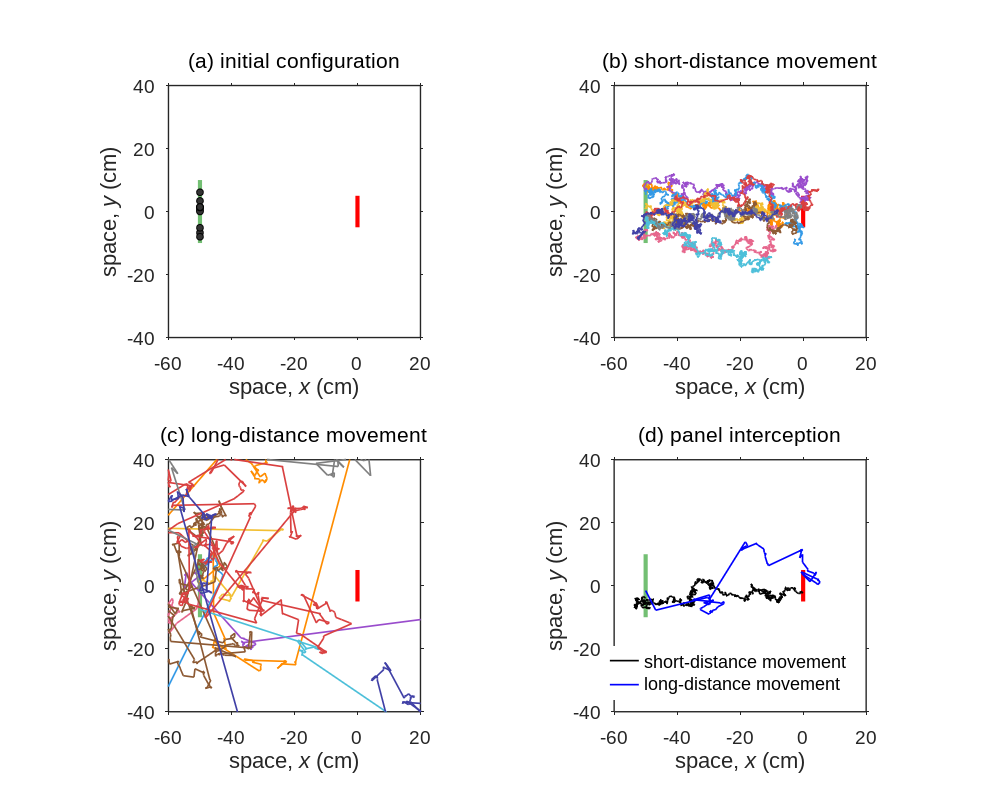

Here is the MATLAB script that generated this plot: (Note: this script raises an error after producing the figure.)
function figure_7()
% An x-y projection of the three-dimensional trajectories in
% Figure 6. Separate runs reproduce the same draws with the same seed
% and parameters. In panel (c), long steps may leave and re-enter the
% displayed region. The plotted window does not constrain movement.
%
% The Chi(3) scale is calibrated from nominal flight speed.
% The folded-Cauchy model has no finite mean step length. Until the first
% crossing of the panel plane, headings are biased toward an individually
% assigned target on the square panel. Later ordinary headings are isotropic.
% Capture simulations test the whole segment for panel contact before
% checking endpoint escape. After failed adhesion, the trajectory resumes
% from the contact point with a small offset and an outward heading.
% In the free-flight panels, crossing the plane switches off target
% attraction and the trajectory continues without a contact response.

clear; clc; close all;
rng(1);

save_figure = true;

N = 10;

%% ==========================================================
% ECOLOGICAL PARAMETERS
% ===========================================================

dt = 0.02;                 % time step (s)

meanSpeed = 25;            % mean flight speed (cm/s)

meanStep = ...
    meanSpeed * dt;        % mean step length (cm)

% ----------------------------------------------------------
% For a 3D Gaussian random walk, radial step length follows
% a Chi(3) distribution:
%
% E[l] = 2*sigma*sqrt(2/pi)
%
% Hence:
% ----------------------------------------------------------

sigma = ...
    meanStep * sqrt(2*pi) / 4;

maxSteps = 1000;            % 20 s total duration

%% ==========================================================
% OPTIMAL 3D GAUSSIAN-CAUCHY RELATIONSHIP
% ===========================================================

p_opt = 0.650;

gamma_ratio = 2.089;

gamma = ...
    gamma_ratio * sigma;

%% ==========================================================
% DIRECTIONAL BIAS
% ===========================================================

kappa_b = 0.3;  % vMF concentration before the first plane crossing.

%% ==========================================================
% DISPLAY PARAMETER VALUES
% ===========================================================

fprintf('\n');

fprintf('Mean flight speed = %.3f cm/s\n', ...
    meanSpeed);

fprintf('Time step = %.3f s\n', ...
    dt);

fprintf('Mean step length = %.3f cm\n', ...
    meanStep);

fprintf('Gaussian scale sigma = %.3f cm\n', ...
    sigma);

fprintf('\n');

fprintf('Optimal p = %.3f\n', ...
    p_opt);

fprintf('gamma/sigma = %.3f\n', ...
    gamma_ratio);

fprintf('Cauchy scale gamma = %.3f cm\n', ...
    gamma);

fprintf('\n');

fprintf('Directional bias concentration kappa_b = %.3f\n', ...
    kappa_b);

fprintf('\n');

%% ==========================================================
% GEOMETRY
% ===========================================================

% Square interception panel

W = 10;                    % width (cm)
H = 10;                    % height (cm)

% Circular release region

xStart = -50;              % cm

releaseRad = 10;           % cm

%% ==========================================================
% PANEL CONTACT
% ===========================================================

pStick = 0.5;

kappa_post = 5.0;

epsShift = 1e-3;           % cm

%% ==========================================================
% DISPLAY / DOMAIN
% ===========================================================

nInitShow = N;

nTrajShow = N;

xEscapePos = 100;

xEscapeNeg = -100;

rEscape = 100;

xPlotMin = -60;

xPlotMax = 20;

yzPlot = 40;

% Trajectory colours for panels (b) and (c)
% Green is deliberately excluded because the release disc is green.

trajColors = ...
    [ ...
    1.00 0.55 0.00; ...   % orange
    0.60 0.30 0.80; ...   % purple
    0.20 0.60 0.90; ...   % blue
    0.90 0.40 0.55; ...   % pink
    0.95 0.75 0.20; ...   % yellow
    0.55 0.35 0.20; ...   % brown
    0.30 0.75 0.85; ...   % cyan
    0.85 0.25 0.25; ...   % red
    0.50 0.50 0.50; ...   % grey
    0.25 0.25 0.65];      % indigo

%% ==========================================================
% INITIAL RELEASE POINTS
% ===========================================================

pts = ...
    sample_release_points( ...
    nInitShow, ...
    xStart, ...
    releaseRad);

%% ==========================================================
% SHORT-DISTANCE TRAJECTORIES
% ===========================================================

paths_srw = ...
    cell(nTrajShow,1);

for i = 1:nTrajShow

    paths_srw{i} = ...
        simulate_one_trajectory_free( ...
        sigma, ...
        gamma, ...
        maxSteps, ...
        xStart, ...
        releaseRad, ...
        kappa_b, ...
        xEscapePos, ...
        xEscapeNeg, ...
        rEscape, ...
        W, ...
        H, ...
        false);

end

%% ==========================================================
% LONG-DISTANCE TRAJECTORIES
% ===========================================================

paths_lw = ...
    cell(nTrajShow,1);

for i = 1:nTrajShow

    paths_lw{i} = ...
        simulate_one_trajectory_free( ...
        sigma, ...
        gamma, ...
        maxSteps, ...
        xStart, ...
        releaseRad, ...
        kappa_b, ...
        xEscapePos, ...
        xEscapeNeg, ...
        rEscape, ...
        W, ...
        H, ...
        true);

end

%% ==========================================================
% REPRESENTATIVE GAUSSIAN PANEL INTERCEPTION
% ===========================================================

foundGauss = false;

nTry = 0;

while ~foundGauss && nTry < 50000

    nTry = nTry + 1;

    [status_gauss,path] = ...
        simulate_one_trajectory_with_status_contact( ...
        sigma, ...
        gamma, ...
        maxSteps, ...
        xStart, ...
        releaseRad, ...
        W, ...
        H, ...
        kappa_b, ...
        xEscapePos, ...
        xEscapeNeg, ...
        rEscape, ...
        pStick, ...
        kappa_post, ...
        epsShift, ...
        false);

    if status_gauss == 1

        path_gauss_intercept = path;

        foundGauss = true;

    end

end

%% ==========================================================
% REPRESENTATIVE LEVY PANEL INTERCEPTION
% ===========================================================

foundLevy = false;

nTry = 0;

while ~foundLevy && nTry < 50000

    nTry = nTry + 1;

    [status_levy,path] = ...
        simulate_one_trajectory_with_status_contact( ...
        sigma, ...
        gamma, ...
        maxSteps, ...
        xStart, ...
        releaseRad, ...
        W, ...
        H, ...
        kappa_b, ...
        xEscapePos, ...
        xEscapeNeg, ...
        rEscape, ...
        pStick, ...
        kappa_post, ...
        epsShift, ...
        true);

    if status_levy == 1

        path_levy_intercept = path;

        foundLevy = true;

    end

end

%% ==========================================================
% FIGURE 7: 2D x-y PROJECTIONS
% ===========================================================

fig7 = figure( ...
    'Color','w', ...
    'Position',[100 80 1000 800]);

%% ----------------------------------------------------------
% PANEL (a): INITIAL CONFIGURATION
% ----------------------------------------------------------

subplot(2,2,1);

hold on;

draw_panel_xy(W);

draw_release_segment_xy( ...
    xStart, ...
    releaseRad);

plot( ...
    pts(:,1), ...
    pts(:,2), ...
    'ko', ...
    'MarkerSize',5, ...
    'MarkerFaceColor',[0.2 0.2 0.2]);

title( ...
    '(a) initial configuration', ...
    'FontName','Arial', ...
    'FontSize',16, ...
    'FontWeight','normal');

format_axes_xy( ...
    xPlotMin, ...
    xPlotMax, ...
    yzPlot);

hold off;

%% ----------------------------------------------------------
% PANEL (b): SHORT-DISTANCE movement
% ----------------------------------------------------------

subplot(2,2,2);

hold on;

draw_panel_xy(W);

draw_release_segment_xy( ...
    xStart, ...
    releaseRad);

set(gca, ...
    'ColorOrder',trajColors, ...
    'ColorOrderIndex',1);

for i = 1:nTrajShow

    path = ...
        paths_srw{i};

    plot( ...
        path(:,1), ...
        path(:,2), ...
        '-', ...
        'LineWidth',1.2);

end

title( ...
    '(b) short-distance movement', ...
    'FontName','Arial', ...
    'FontSize',16, ...
    'FontWeight','normal');

format_axes_xy( ...
    xPlotMin, ...
    xPlotMax, ...
    yzPlot);

hold off;

%% ----------------------------------------------------------
% PANEL (c): LONG-DISTANCE movement
% ----------------------------------------------------------

subplot(2,2,3);

hold on;

draw_panel_xy(W);

draw_release_segment_xy( ...
    xStart, ...
    releaseRad);

set(gca, ...
    'ColorOrder',trajColors, ...
    'ColorOrderIndex',1);

for i = 1:nTrajShow

    path = ...
        paths_lw{i};

    plot( ...
        path(:,1), ...
        path(:,2), ...
        '-', ...
        'LineWidth',1.2);

end

title( ...
    '(c) long-distance movement', ...
    'FontName','Arial', ...
    'FontSize',16, ...
    'FontWeight','normal');

format_axes_xy( ...
    xPlotMin, ...
    xPlotMax, ...
    yzPlot);

hold off;

%% ----------------------------------------------------------
% PANEL (d): REPRESENTATIVE PANEL INTERCEPTION
% ----------------------------------------------------------

subplot(2,2,4);

hold on;

draw_panel_xy(W);

draw_release_segment_xy( ...
    xStart, ...
    releaseRad);

if foundGauss

    hGauss = ...
        plot( ...
        path_gauss_intercept(:,1), ...
        path_gauss_intercept(:,2), ...
        'k-', ...
        'LineWidth',1.2);

else

    hGauss = ...
        plot(NaN,NaN, ...
        'k-', ...
        'LineWidth',1.2);

end

if foundLevy

    hLevy = ...
        plot( ...
        path_levy_intercept(:,1), ...
        path_levy_intercept(:,2), ...
        'b-', ...
        'LineWidth',1.2);

else

    hLevy = ...
        plot(NaN,NaN, ...
        'b-', ...
        'LineWidth',1.2);

end

title( ...
    '(d) panel interception', ...
    'FontName','Arial', ...
    'FontSize',16, ...
    'FontWeight','normal');

legend( ...
    [hGauss hLevy], ...
    { ...
    'short-distance movement', ...
    'long-distance movement'}, ...
    'Location','southeast', ...
    'FontName','Arial', ...
    'FontSize',12, ...
    'Box','off');

format_axes_xy( ...
    xPlotMin, ...
    xPlotMax, ...
    yzPlot);

hold off;

%% Export the PNG with a small white margin around all plotted content
if save_figure
    png_file = fullfile(fileparts(mfilename('fullpath')), 'figure_7.png');
    dpi = 300;
    drawnow nocallbacks;
    if ~isgraphics(fig7, 'figure')
        warning('Figure 7 closed before export. figure_7.png was not updated.');
        return;
    end
    set(fig7, 'PaperPositionMode', 'auto');
    set(0, 'CurrentFigure', fig7);
    print(png_file, '-dpng', sprintf('-r%d',dpi));

    rgb = imread(png_file);
    content = any(rgb < 255, 3);
    rows = find(any(content, 2));
    cols = find(any(content, 1));
    if ~isempty(rows) && ~isempty(cols)
        pad = 12;
        r = max(1, rows(1)-pad):min(size(rgb, 1), rows(end)+pad);
        c = max(1, cols(1)-pad):min(size(rgb, 2), cols(end)+pad);
        pixels_per_metre = round(dpi / 0.0254);
        imwrite(rgb(r,c,:), png_file, 'png', ...
            'ResolutionUnit','meter','XResolution',pixels_per_metre);
    end
end

end

%% =====================================================================
% FREE TRAJECTORY
% =====================================================================

function path = simulate_one_trajectory_free( ...
    sigma, ...
    gamma, ...
    maxSteps, ...
    xStart, ...
    releaseRad, ...
    kappa_b, ...
    xEscapePos, ...
    xEscapeNeg, ...
    rEscape, ...
    W, ...
    H, ...
    useLevy)

%% Initial position

theta = ...
    2*pi*rand;

rr = ...
    releaseRad*sqrt(rand);

y0 = ...
    rr*cos(theta);

z0 = ...
    rr*sin(theta);

r = ...
    [xStart y0 z0];

%% Random target on panel

yTar = ...
    -W/2 + W*rand;

zTar = ...
    -H/2 + H*rand;

pTar = ...
    [0 yTar zTar];

attractionOn = true;

%% Storage

path = ...
    zeros(maxSteps+1,3);

idx = 1;

path(idx,:) = r;

%% Movement loop

for t = 1:maxSteps

    %% ------------------------------------------------------
    % DIRECTION
    % -------------------------------------------------------

    if attractionOn

        g = ...
            pTar-r;

        ng = ...
            norm(g);

        if ng < 1e-14

            g = ...
                [1 0 0];

        else

            g = ...
                g/ng;

        end

        v_new = ...
            sample_vMF_3d( ...
            g, ...
            kappa_b);

    else

        v_new = ...
            rand_unit_vector();

    end

    %% ------------------------------------------------------
    % STEP LENGTH
    % -------------------------------------------------------

    if useLevy

        ell = ...
            sample_folded_cauchy( ...
            gamma);

    else

        ell = ...
            sample_chi3( ...
            sigma);

    end

    %% ------------------------------------------------------
    % POSITION UPDATE
    % -------------------------------------------------------

    r_new = ...
        r + ell*v_new;

    %% ------------------------------------------------------
    % REMOVE BIAS AFTER CROSSING PANEL PLANE
    % -------------------------------------------------------

    if attractionOn

        [~,crossedPlane,~] = ...
            segment_hits_panel( ...
            r, ...
            r_new, ...
            W, ...
            H);

        if crossedPlane

            attractionOn = false;

        end

    end

    idx = ...
        idx+1;

    path(idx,:) = ...
        r_new;

    %% ------------------------------------------------------
    % ESCAPE
    % -------------------------------------------------------

    if r_new(1) > xEscapePos || ...
       r_new(1) < xEscapeNeg || ...
       norm(r_new) > rEscape

        path = ...
            path(1:idx,:);

        return;

    end

    r = ...
        r_new;

end

path = ...
    path(1:idx,:);

end

%% =====================================================================
% TRAJECTORY WITH PANEL CONTACT
% =====================================================================

function [status,path] = ...
    simulate_one_trajectory_with_status_contact( ...
    sigma, ...
    gamma, ...
    maxSteps, ...
    xStart, ...
    releaseRad, ...
    W, ...
    H, ...
    kappa_b, ...
    xEscapePos, ...
    xEscapeNeg, ...
    rEscape, ...
    pStick, ...
    kappa_post, ...
    epsShift, ...
    useLevy)

% status:
%
%   1 = captured on panel
%   2 = crossed panel plane outside panel bounds
%   3 = no interception before termination

%% Initial position

theta = ...
    2*pi*rand;

rr = ...
    releaseRad*sqrt(rand);

y0 = ...
    rr*cos(theta);

z0 = ...
    rr*sin(theta);

r = ...
    [xStart y0 z0];

%% Random target on panel

yTar = ...
    -W/2 + W*rand;

zTar = ...
    -H/2 + H*rand;

pTar = ...
    [0 yTar zTar];

attractionOn = true;

%% Storage

path = ...
    zeros(3*maxSteps+20,3);

idx = 1;

path(idx,:) = ...
    r;

leaked = false;

%% Movement

for t = 1:maxSteps

    %% ------------------------------------------------------
    % DIRECTION
    % -------------------------------------------------------

    if attractionOn

        g = ...
            pTar-r;

        ng = ...
            norm(g);

        if ng < 1e-14

            g = ...
                [1 0 0];

        else

            g = ...
                g/ng;

        end

        v_new = ...
            sample_vMF_3d( ...
            g, ...
            kappa_b);

    else

        v_new = ...
            rand_unit_vector();

    end

    %% ------------------------------------------------------
    % STEP LENGTH
    % -------------------------------------------------------

    if useLevy

        ell = ...
            sample_folded_cauchy( ...
            gamma);

    else

        ell = ...
            sample_chi3( ...
            sigma);

    end

    r_new = ...
        r + ell*v_new;

    %% ------------------------------------------------------
    % PANEL INTERSECTION
    % -------------------------------------------------------

    [isHit,crossedPlane,cp] = ...
        segment_hits_panel( ...
        r, ...
        r_new, ...
        W, ...
        H);

    %% ------------------------------------------------------
    % PANEL CONTACT
    % -------------------------------------------------------

    if isHit

        idx = ...
            idx+1;

        path(idx,:) = ...
            cp;

        if rand < pStick

            status = 1;

            path = ...
                path(1:idx,:);

            return;

        else

            %% Failed adhesion

            v_post = ...
                sample_post_contact_heading( ...
                kappa_post);

            if useLevy

                ell_post = ...
                    sample_folded_cauchy( ...
                    gamma);

            else

                ell_post = ...
                    sample_chi3( ...
                    sigma);

            end

            r = ...
                cp + ...
                epsShift*v_post;

            r_new2 = ...
                r + ...
                ell_post*v_post;

            idx = ...
                idx+1;

            path(idx,:) = ...
                r_new2;

            if r_new2(1) > xEscapePos || ...
               r_new2(1) < xEscapeNeg || ...
               norm(r_new2) > rEscape

                status = 3;

                path = ...
                    path(1:idx,:);

                return;

            end

            r = ...
                r_new2;

            attractionOn = false;

            continue;

        end

    %% ------------------------------------------------------
    % CROSS PANEL PLANE OUTSIDE PANEL
    % -------------------------------------------------------

    elseif crossedPlane

        % Keep the endpoint of the original step. This plane crossing
        % switches off target attraction, with no contact or rebound.
        leaked = true;
        attractionOn = false;

        idx = idx + 1;
        path(idx,:) = r_new;

    else

        idx = ...
            idx+1;

        path(idx,:) = ...
            r_new;

    end

    %% ------------------------------------------------------
    % ESCAPE
    % -------------------------------------------------------

    if r_new(1) > xEscapePos || ...
       r_new(1) < xEscapeNeg || ...
       norm(r_new) > rEscape

        if leaked

            status = 2;

        else

            status = 3;

        end

        path = ...
            path(1:idx,:);

        return;

    end

    r = ...
        r_new;

end

%% Final status

if leaked

    status = 2;

else

    status = 3;

end

path = ...
    path(1:idx,:);

end

%% =====================================================================
% CHI(3) STEP LENGTH
% =====================================================================

function ell = sample_chi3(sigma)

ell = ...
    sigma * ...
    sqrt( ...
    randn^2 + ...
    randn^2 + ...
    randn^2);

end

%% =====================================================================
% FOLDED-CAUCHY STEP LENGTH
% =====================================================================

function ell = sample_folded_cauchy(gamma)

U = ...
    rand;

ell = ...
    gamma * ...
    tan((pi/2)*U);

end

%% =====================================================================
% POST-CONTACT DIRECTION
% =====================================================================

function v = ...
    sample_post_contact_heading( ...
    kappa_post)

mu_post = ...
    [-1 0 0];

while true

    v = ...
        sample_vMF_3d( ...
        mu_post, ...
        kappa_post);

    if v(1) < 0

        return;

    end

end

end

%% =====================================================================
% PANEL INTERSECTION
% =====================================================================

function [tf,crossedPlane,point] = ...
    segment_hits_panel( ...
    r1, ...
    r2, ...
    W, ...
    H)

x1 = ...
    r1(1);

x2 = ...
    r2(1);

crossedPlane = false;

point = ...
    [NaN NaN NaN];

if (x1 < 0 && x2 < 0) || ...
   (x1 > 0 && x2 > 0)

    tf = false;

    return;

end

dx = ...
    x2-x1;

if abs(dx) < 1e-14

    tf = false;

    return;

end

tau = ...
    -x1/dx;

if tau < 0 || tau > 1

    tf = false;

    return;

end

crossedPlane = true;

yint = ...
    r1(2) + ...
    tau*(r2(2)-r1(2));

zint = ...
    r1(3) + ...
    tau*(r2(3)-r1(3));

point = ...
    [0 yint zint];

tf = ...
    (abs(yint) <= W/2) && ...
    (abs(zint) <= H/2);

end

%% =====================================================================
% VON MISES-FISHER DIRECTION
% =====================================================================

function x = ...
    sample_vMF_3d( ...
    mu, ...
    kappa)

mu = ...
    mu(:)'/norm(mu);

if kappa < 1e-10

    x = ...
        rand_unit_vector();

    return;

end

u = ...
    rand;

a = ...
    exp(-kappa);

b = ...
    exp(kappa);

w = ...
    (1/kappa) * ...
    log(a + u*(b-a));

w = ...
    min(1,max(-1,w));

phi = ...
    2*pi*rand;

s = ...
    sqrt(max(0,1-w^2));

xp = ...
    [ ...
    s*cos(phi), ...
    s*sin(phi), ...
    w];

north = ...
    [0 0 1];

if norm(mu-north) < 1e-12

    x = ...
        xp;

elseif norm(mu+north) < 1e-12

    x = ...
        [xp(1) xp(2) -xp(3)];

else

    R = ...
        rotation_matrix_from_a_to_b( ...
        north, ...
        mu);

    x = ...
        (R*xp(:))';

    x = ...
        x/norm(x);

end

end

%% =====================================================================
% ROTATION MATRIX
% =====================================================================

function R = ...
    rotation_matrix_from_a_to_b( ...
    a, ...
    b)

a = ...
    a(:)/norm(a);

b = ...
    b(:)/norm(b);

v = ...
    cross(a,b);

s = ...
    norm(v);

c = ...
    dot(a,b);

if s < 1e-14

    if c > 0

        R = ...
            eye(3);

    else

        if abs(a(1)) < 0.9

            tmp = ...
                [1;0;0];

        else

            tmp = ...
                [0;1;0];

        end

        v = ...
            cross(a,tmp);

        v = ...
            v/norm(v);

        K = ...
            [ ...
             0    -v(3)  v(2); ...
             v(3)  0    -v(1); ...
            -v(2)  v(1)  0];

        R = ...
            eye(3) + ...
            2*K*K;

    end

    return;

end

K = ...
    [ ...
     0    -v(3)  v(2); ...
     v(3)  0    -v(1); ...
    -v(2)  v(1)  0];

R = ...
    eye(3) + ...
    K + ...
    K*K*((1-c)/(s^2));

end

%% =====================================================================
% RANDOM UNIT VECTOR
% =====================================================================

function v = ...
    rand_unit_vector()

x = ...
    randn(1,3);

v = ...
    x/norm(x);

end

%% =====================================================================
% INITIAL RELEASE POINTS
% =====================================================================

function pts = ...
    sample_release_points( ...
    N, ...
    xStart, ...
    releaseRad)

pts = ...
    zeros(N,3);

for i = 1:N

    theta = ...
        2*pi*rand;

    rr = ...
        releaseRad*sqrt(rand);

    y0 = ...
        rr*cos(theta);

    z0 = ...
        rr*sin(theta);

    pts(i,:) = ...
        [xStart y0 z0];

end

end

%% =====================================================================
% FORMAT 2D AXES
% =====================================================================

function format_axes_xy( ...
    xPlotMin, ...
    xPlotMax, ...
    yzPlot)

set(gca, ...
    'FontName','Arial', ...
    'FontSize',14, ...
    'LineWidth',1.0, ...
    'TickDir','out', ...
    'Box','on');

xlabel( ...
    'space, {\itx} (cm)', ...
    'Interpreter','tex', ...
    'FontName','Arial', ...
    'FontSize',16);

ylabel( ...
    'space, {\ity} (cm)', ...
    'Interpreter','tex', ...
    'FontName','Arial', ...
    'FontSize',16);

axis equal;

xlim( ...
    [xPlotMin xPlotMax]);

ylim( ...
    [-yzPlot yzPlot]);

end

%% =====================================================================
% DRAW PANEL: x-y PROJECTION
% =====================================================================

function draw_panel_xy(W)

plot( ...
    [0 0], ...
    [-W/2 W/2], ...
    'r-', ...
    'LineWidth',3);

end

%% =====================================================================
% DRAW RELEASE REGION: x-y PROJECTION
% =====================================================================

function draw_release_segment_xy( ...
    xStart, ...
    releaseRad)

plot( ...
    [xStart xStart], ...
    [-releaseRad releaseRad], ...
    '-', ...
    'Color',[0.45 0.75 0.45], ...
    'LineWidth',3);

end
